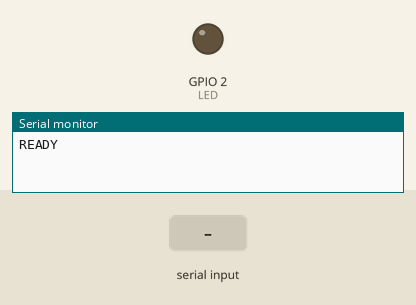
Recording of a sketch running on a simulated ESP32. On the bench: output pins drawn as LEDs (lit = HIGH), the last lines printed to the serial monitor. The test bench sets the inputs (shaded band).

Above: at 1.2 s.
1.3 s: "O\n" received over Serial
At 2.5 s:
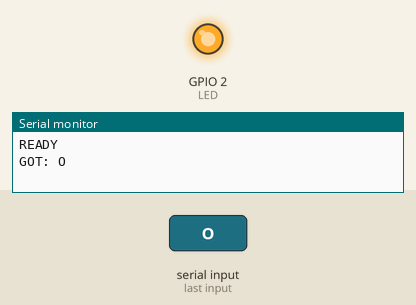
2.8 s: "S\n" received over Serial
At 3.7 s:
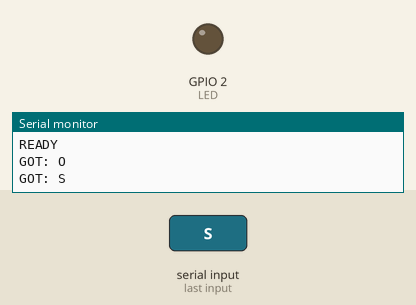
Timing chart, 0 to 5.8 s (numbered marks = the images above; inputs shaded):
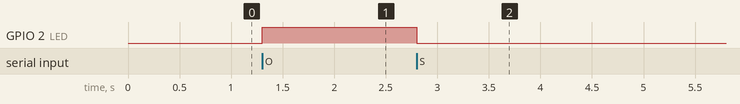

The sketch:

serial_led_test.ino
```cpp
// serial_test.ino —— 只测网页 → ESP32 通讯
const int LED = 2;  // DevKit V1 板载蓝灯

void setup() {
  Serial.begin(115200);
  pinMode(LED, OUTPUT);
  Serial.println("READY");
}

void loop() {
  if (Serial.available()) {
    char c = Serial.read();
    if (c == '\n' || c == '\r') return;   // 忽略换行
    Serial.print("GOT: ");
    Serial.println(c);
    if (c == 'O') digitalWrite(LED, HIGH);
    if (c == 'S' || c == 'N') digitalWrite(LED, LOW);
    if (c == 'F') {                        // F 让灯快闪 3 下
      for (int i = 0; i < 3; i++) {
        digitalWrite(LED, HIGH); delay(100);
        digitalWrite(LED, LOW);  delay(100);
      }
    }
  }
}
```

Measured:
- after the input at 1.3 s, GPIO 2 (LED): LOW → HIGH at once
- after the input at 2.8 s, GPIO 2 (LED): HIGH → LOW at once
